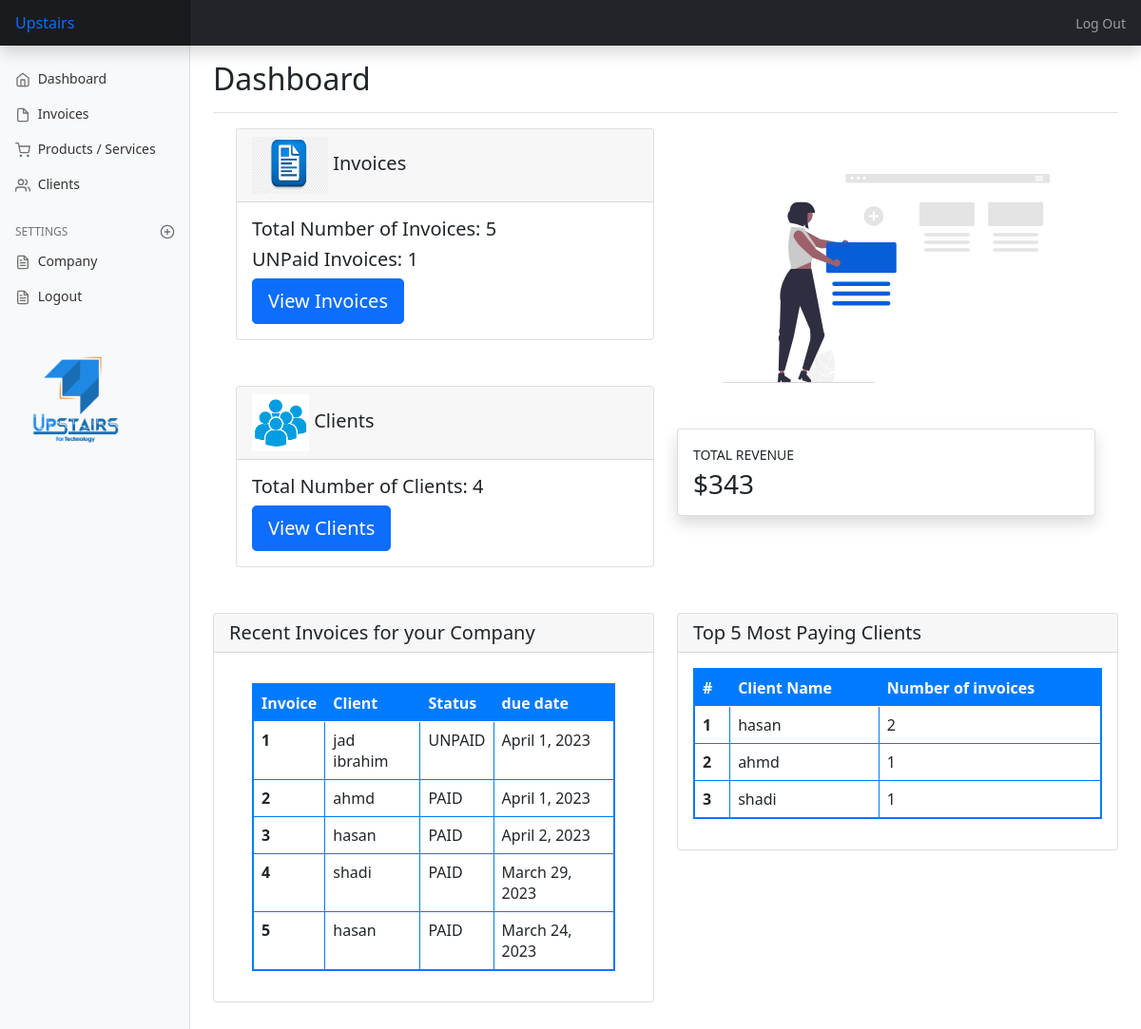
The app's page /dash/ (signed in) with its own data.
### company/models.py (models this page shows, shortened)
class Invoice(models.Model):
    STATUS = [
    ('UNPAID', 'UNPAID'),
    ('PAID',  'PAID'),
    ]
    company = models.ForeignKey(Company, blank=True, null=True, on_delete=models.SET_NULL)
    status = models.CharField(choices=STATUS, default='UNPAID', max_length=100)
    date = models.DateField(auto_now_add=True)
    due_date = models.DateField(null=True, blank=True)
    total_price = models.DecimalField(max_digits=9, decimal_places=2, blank=True, null=True)
    Client= models.ForeignKey(Client, blank=True, null=True, on_delete=models.SET_NULL)
    products = models.ManyToManyField(Product, blank=True)

class Client(models.Model):
    name=models.CharField(null=True, blank=True, max_length=200)
    phoneNumber = models.CharField(null=True, blank=True, max_length=100)
    address = models.CharField(null=True, blank=True, max_length=200)
    company = models.ForeignKey(Company, blank=True, null=True, on_delete=models.CASCADE)

### company/views.py (the view)
# urls.py: path('dash/', views.dash, name='dash'),
@login_required
def dash(request):
    try:
         company = Company.objects.get(user=request.user)
    except Company.DoesNotExist:
        return render(request, 'company/company_create.html')
    clients = Client.objects.all()
    invoices = Invoice.objects.all()
    num_clients = Client.objects.filter(company=company).count()
    num_invoices = Invoice.objects.filter(company=company).count()
    num_unpaid_invoices = Invoice.objects.filter(company=company, status='UNPAID').count()
    total_revenue = Invoice.objects.filter(company=company, status='PAID').aggregate(total_revenue=models.Sum('total_price'))['total_revenue']
    most_paying_clients = Client.objects.filter(invoice__company=company, invoice__status='PAID').annotate(num_invoices=Count('invoice')).order_by('-num_invoices')[:5]
    recent_invoices = Invoice.objects.filter(company=company).order_by('-date')[:5]
    context = {
        'clients': clients,
        'company': company,
        'num_invoices': num_invoices,
        'num_clients': num_clients,
        'num_unpaid_invoices': num_unpaid_invoices,
        'total_revenue': total_revenue,
        'most_paying_clients': most_paying_clients,
        'recent_invoices': recent_invoices,
    }
    return render(request, 'index.html',context)

### templates/index.html (shortened to what this page needs)
{% extends 'base.html' %}
{% load static %}
{% block content %}
  <div class="d-flex justify-content-between flex-wrap flex-md-nowrap align-items-center pt-3 pb-2 mb-3 border-bottom">
    <h1 class="h2">Dashboard</h1>
  </div>
  <div class="container">
    <div class="row">
      <div class="col-lg-6">
        <div class="row">
          <div class="col-lg-12">
            <div class="card mb-5">
                    <h5 class="card-header">
                      <img src="{% static 'ivon.jfif' %}" alt="Invoices Icon" width="80" height="60" class="mr-2">
                      Invoices
                    </h5>
                    <div class="card-body">
                      <h5 class="card-title">Total Number of Invoices: {{num_invoices}}</h5>
                      <h5 class="card-title">UNPaid Invoices: {{num_unpaid_invoices}}</h5>
                      <a href="{% url 'invoices_list' %}" class="btn btn-primary btn-lg">View Invoices</a>
                    </div>
                  </div>
                <div class="card mb-5">
                  <h5 class="card-header">
                    <img src="{% static 'clin.png' %}" alt="Clients Icon" width="60" height="60" class="mr-2">
                    Clients
                  </h5>
                  <div class="card-body">
                    <h5 class="card-title">Total Number of Clients: {{num_clients}}</h5>
                    <a href="{% url 'clients_list' %}" class="btn btn-primary btn-lg">View Clients</a>
                  </div>
                </div>
          </div>
        </div>
      </div>
      <div class="col-lg-6">
        <div class="p-5">
          <img class=img-fluid  src="{% static 'assets/img/empty.svg' %}" alt="Skolo Online Learning">
        </div>
        <div class="card border-left-success shadow h-30">
                                <div class="card-body">
                                    <div class="row no-gutters align-items-center">
                                        <div class="col mr-2">
                                            <div class="text-xs font-weight-bold text-blue text-uppercase mb-1">
                                            TOTAL Revenue</div>
                                            <div class="h3 mb-0 font-weight-bold text-blue-800">${{total_revenue}}</div>
                                        </div>
                                    </div>
                                </div>
        </div>
      </div>
      </div>
    </div>
<div class="row">
  <div class="col-md-6">
    <div class="card mb-5">
      <h5 class="card-header">Recent Invoices for your Company</h5>
      <div class="card-body">
        <div class="container mt-3">
          <table class="table table-bordered table-hover">
            <thead>
              <tr>
                <th scope="col">Invoice</th>
                <th scope="col">Client</th>
                <th scope="col">Status</th>
                <th scope="col">due date</th>
              </tr>
            </thead>
            <tbody>
              {% for invoice in recent_invoices %}
              <tr>
                <th scope="row">{{ forloop.counter }}</th>
                <td>{{invoice.Client.name }}</td>
                <td>{{ invoice.status }}</td>
                <td>{{ invoice.due_date }}</td>
              </tr>
              {% endfor %}
            </tbody>
          </table>
        </div>
      </div>
    </div>
  </div>
  <div class="col-md-6">
    <div class="card mb-5">
      <h5 class="card-header">Top 5 Most Paying Clients</h5>
      <div class="card-body">
        <table class="table table-bordered table-hover">
          <thead>
            <tr>
              <th scope="col">#</th>
              <th scope="col">Client Name</th>
              <th scope="col">Number of invoices</th>
            </tr>
          </thead>
          <tbody>
            {% for client in most_paying_clients %}
            <tr>
              <th scope="row">{{ forloop.counter }}</th>
              <td>{{ client.name }}</td>
              <td>{{ client.num_invoices }}</td>
            </tr>
            {% empty %}
            <tr>
              <td colspan="3">No clients found.</td>
            </tr>
            {% endfor %}
          </tbody>
        </table>
      </div>
    </div>
  </div>
</div>
{% endblock %}

### templates/base.html (shortened to what this page needs)
{% load static %}
<html lang="en">
  <head>
    <link href="{% static 'assets/css/bootstrap.min.css' %}" rel="stylesheet">
    <link href="{% static 'assets/css/dashboard.css' %}" rel="stylesheet">
  </head>
  <body>
<header class="navbar navbar-dark sticky-top bg-dark flex-md-nowrap p-0 shadow">
  <a class="navbar-brand col-md-3 col-lg-2 me-0 px-3 text-primary" href="#">Upstairs</a>
  <div class="navbar-nav">
    <div class="nav-item text-nowrap">
      <a class="nav-link px-3" href="{% url 'logout' %}">Log Out</a>
    </div>
  </div>
</header>
<div class="container-fluid">
  <div class="row">
    <nav id="sidebarMenu" class="col-md-3 col-lg-2 d-md-block bg-light sidebar collapse">
      <div class="position-sticky pt-3">
        <ul class="nav flex-column">
          <li class="nav-item">
            <a class="nav-link" href="{% url 'dash' %}">
              <span data-feather="home"></span>
              Dashboard
            </a>
          </li>
          <li class="nav-item">
            <a class="nav-link" href="{% url 'invoices_list' %}">
              <span data-feather="file"></span>
              Invoices
            </a>
          </li>
          <li class="nav-item">
            <a class="nav-link" href="{% url 'products_list' %}">
              <span data-feather="shopping-cart"></span>
              Products / Services
            </a>
          </li>
          <li class="nav-item">
            <a class="nav-link" href="{% url 'clients_list' %}">
              <span data-feather="users"></span>
              Clients
            </a>
          </li>
        </ul>
        <h6 class="sidebar-heading d-flex justify-content-between align-items-center px-3 mt-4 mb-1 text-muted">
          <span>Settings</span>
          <a class="link-secondary" href="#" aria-label="Add a new report">
            <span data-feather="plus-circle"></span>
          </a>
        </h6>
        <ul class="nav flex-column mb-2">
          <li class="nav-item">
            <a class="nav-link" href="{% url 'company' %}">
              <span data-feather="file-text"></span>
              Company
            </a>
          </li>
          <li class="nav-item">
            <a class="nav-link" href="{% url 'logout' %}">
              <span data-feather="file-text"></span>
              Logout
            </a>
          </li>
        </ul>
      </div>
          <div class="sidebar-footer">
      <img src="{% static 'logo.png' %}" alt="Logo" width="150" height="150">
    </div>
    </nav>
    <main class="col-md-9 ms-sm-auto col-lg-10 px-md-4">
      {% block content %}
      {% endblock %}
    </main>
  </div>
</div>
  </body>
</html>

### static/assets/css/dashboard.css (style rules this page uses)
body { font-size: .875rem; }
.feather { width: 16px; height: 16px; vertical-align: text-bottom; }
.sidebar { position: fixed; top: 0; bottom: 0; left: 0; z-index: 100; padding: 48px 0 0; box-shadow: inset -1px 0 0 rgba(0, 0, 0, .1); }
.sidebar .nav-link { font-weight: 500; color: #333; }
.sidebar .nav-link .feather { margin-right: 4px; color: #727272; }
.sidebar-heading { font-size: .75rem; text-transform: uppercase; }
.navbar-brand { padding-top: .75rem; padding-bottom: .75rem; font-size: 1rem; background-color: rgba(0, 0, 0, .25); box-shadow: inset -1px 0 0 rgba(0, 0, 0, .25); }

### templates/base.html (style rules this page uses)
.navbar-dark { background-color: #343a40; color: #fff; }

### templates/index.html (style rules this page uses)
.table-bordered { border: 2px solid #007bff; }
.table th, .table td { border: 1px solid #007bff; }
.table thead th { background-color: #007bff; color: white; }
.table { max-width: 500px; }

### records on screen
Invoice: Client.name "jad ibrahim", status "UNPAID", due_date "April 1, 2023"
Invoice: Client.name "ahmd", status "PAID", due_date "April 1, 2023"
Invoice: Client.name "hasan", status "PAID", due_date "April 2, 2023"
Invoice: Client.name "shadi", status "PAID", due_date "March 29, 2023"
Invoice: Client.name "hasan", status "PAID", due_date "March 24, 2023"
Client: name "hasan", num_invoices "2"
Client: name "ahmd", num_invoices "1"
Client: name "shadi", num_invoices "1"

### other values on screen
{{ num_invoices }} "5"
{{ num_unpaid_invoices }} "1"
{{ num_clients }} "4"
{{ total_revenue }} "343"
